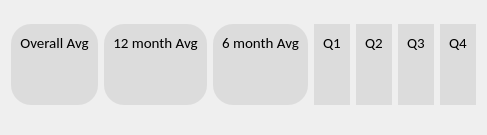
             <widget class="QWidget" name="tab_4">
              <attribute name="title">
               <string>Timeline Chart</string>
              </attribute>
              <layout class="QGridLayout" name="gridLayout_19">
               <item row="3" column="0" colspan="7">
                <widget class="QWidget" name="lineChart" native="true">
                 <property name="minimumSize">
                  <size>
                   <width>250</width>
                   <height>0</height>
                  </size>
                 </property>
                </widget>
               </item>
               <item row="1" column="2">
                <widget class="QWidget" name="widget_52" native="true">
                 <property name="minimumSize">
                  <size>
                   <width>0</width>
                   <height>0</height>
                  </size>
                 </property>
                 <property name="maximumSize">
                  <size>
                   <width>150000</width>
                   <height>100</height>
                  </size>
                 </property>
                 <property name="styleSheet">
                  <string notr="true">QWidget{
background-color:rgb(220,220,220);
 border-radius:20px
}</string>
                 </property>
                 <layout class="QVBoxLayout" name="verticalLayout_48">
                  <item>
                   <widget class="QLabel" name="label_47">
                    <property name="minimumSize">
                     <size>
                      <width>0</width>
                      <height>20</height>
                     </size>
                    </property>
                    <property name="maximumSize">
                     <size>
                      <width>16777215</width>
                      <height>40</height>
                     </size>
                    </property>
                    <property name="font">
                     <font>
                      <family>Calibri</family>
                      <pointsize>11</pointsize>
                      <weight>50</weight>
                      <bold>false</bold>
                     </font>
                    </property>
                    <property name="text">
                     <string>6 month Avg</string>
                    </property>
                    <property name="alignment">
                     <set>Qt::AlignCenter</set>
                    </property>
                    <property name="wordWrap">
                     <bool>true</bool>
                    </property>
                   </widget>
                  </item>
                  <item>
                   <widget class="QLabel" name="average_6month">
                    <property name="maximumSize">
                     <size>
                      <width>16777215</width>
                      <height>50</height>
                     </size>
                    </property>
                    <property name="font">
                     <font>
                      <family>Poppins</family>
                      <pointsize>20</pointsize>
                      <weight>75</weight>
                      <bold>true</bold>
                     </font>
                    </property>
                    <property name="styleSheet">
                     <string notr="true">color:black;</string>
                    </property>
                    <property name="text">
                     <string/>
                    </property>
                    <property name="alignment">
                     <set>Qt::AlignCenter</set>
                    </property>
                    <property name="margin">
                     <number>11</number>
                    </property>
                   </widget>
                  </item>
                 </layout>
                </widget>
               </item>
               <item row="1" column="1">
                <widget class="QWidget" name="widget_51" native="true">
                 <property name="minimumSize">
                  <size>
                   <width>0</width>
                   <height>0</height>
                  </size>
                 </property>
                 <property name="maximumSize">
                  <size>
                   <width>150000</width>
                   <height>100</height>
                  </size>
                 </property>
                 <property name="styleSheet">
                  <string notr="true">QWidget{
background-color:rgb(220,220,220);
 border-radius:20px
}</string>
                 </property>
                 <layout class="QVBoxLayout" name="verticalLayout_46">
                  <item>
                   <widget class="QLabel" name="label_46">
                    <property name="minimumSize">
                     <size>
                      <width>0</width>
                      <height>20</height>
                     </size>
                    </property>
                    <property name="maximumSize">
                     <size>
                      <width>16777215</width>
                      <height>40</height>
                     </size>
                    </property>
                    <property name="font">
                     <font>
                      <family>Calibri</family>
                      <pointsize>11</pointsize>
                      <weight>50</weight>
                      <bold>false</bold>
                     </font>
                    </property>
                    <property name="text">
                     <string>12 month Avg</string>
                    </property>
                    <property name="alignment">
                     <set>Qt::AlignCenter</set>
                    </property>
                    <property name="wordWrap">
                     <bool>true</bool>
                    </property>
                   </widget>
                  </item>
                  <item>
                   <widget class="QLabel" name="average_12month">
                    <property name="maximumSize">
                     <size>
                      <width>16777215</width>
                      <height>50</height>
                     </size>
                    </property>
                    <property name="font">
                     <font>
                      <family>Poppins</family>
                      <pointsize>20</pointsize>
                      <weight>75</weight>
                      <bold>true</bold>
                     </font>
                    </property>
                    <property name="styleSheet">
                     <string notr="true">color:black;</string>
                    </property>
                    <property name="text">
                     <string/>
                    </property>
                    <property name="alignment">
                     <set>Qt::AlignCenter</set>
                    </property>
                    <property name="margin">
                     <number>11</number>
                    </property>
                   </widget>
                  </item>
                 </layout>
                </widget>
               </item>
               <item row="1" column="0">
                <widget class="QFrame" name="frame_4">
                 <property name="maximumSize">
                  <size>
                   <width>150000</width>
                   <height>100</height>
                  </size>
                 </property>
                 <property name="styleSheet">
                  <string notr="true">QWidget{
background-color:rgb(220,220,220);
 border-radius:20px
}</string>
                 </property>
                 <property name="frameShape">
                  <enum>QFrame::StyledPanel</enum>
                 </property>
                 <property name="frameShadow">
                  <enum>QFrame::Raised</enum>
                 </property>
                 <layout class="QVBoxLayout" name="verticalLayout_43">
                  <item>
                   <widget class="QLabel" name="label_38">
                    <property name="minimumSize">
                     <size>
                      <width>0</width>
                      <height>20</height>
                     </size>
                    </property>
                    <property name="maximumSize">
                     <size>
                      <width>16777215</width>
                      <height>40</height>
                     </size>
                    </property>
                    <property name="font">
                     <font>
                      <family>Calibri</family>
                      <pointsize>11</pointsize>
                      <weight>50</weight>
                      <bold>false</bold>
                     </font>
                    </property>
                    <property name="text">
                     <string>Overall Avg</string>
                    </property>
                    <property name="alignment">
                     <set>Qt::AlignCenter</set>
                    </property>
                    <property name="wordWrap">
                     <bool>true</bool>
                    </property>
                   </widget>
                  </item>
                  <item>
                   <widget class="QLabel" name="overhall_average">
                    <property name="maximumSize">
                     <size>
                      <width>16777215</width>
                      <height>50</height>
                     </size>
                    </property>
                    <property name="font">
                     <font>
                      <family>Poppins</family>
                      <pointsize>20</pointsize>
                      <weight>75</weight>
                      <bold>true</bold>
                     </font>
                    </property>
                    <property name="styleSheet">
                     <string notr="true">color:black;</string>
                    </property>
                    <property name="text">
                     <string/>
                    </property>
                    <property name="alignment">
                     <set>Qt::AlignCenter</set>
                    </property>
                    <property name="margin">
                     <number>11</number>
                    </property>
                    <property name="indent">
                     <number>-1</number>
                    </property>
                   </widget>
                  </item>
                 </layout>
                </widget>
               </item>
               <item row="1" column="6">
                <widget class="QWidget" name="widget_74" native="true">
                 <property name="maximumSize">
                  <size>
                   <width>150000</width>
                   <height>100</height>
                  </size>
                 </property>
                 <property name="styleSheet">
                  <string notr="true">QWidget{
background-color:rgb(220,220,220);
 border-radius:20px
}</string>
                 </property>
                 <layout class="QVBoxLayout" name="verticalLayout_52">
                  <item>
                   <widget class="QLabel" name="label_90">
                    <property name="minimumSize">
                     <size>
                      <width>0</width>
                      <height>20</height>
                     </size>
                    </property>
                    <property name="maximumSize">
                     <size>
                      <width>16777215</width>
                      <height>40</height>
                     </size>
                    </property>
                    <property name="font">
                     <font>
                      <family>Calibri</family>
                      <pointsize>11</pointsize>
                      <weight>50</weight>
                      <bold>false</bold>
                     </font>
                    </property>
                    <property name="text">
                     <string>Q4</string>
                    </property>
                    <property name="alignment">
                     <set>Qt::AlignCenter</set>
                    </property>
                    <property name="wordWrap">
                     <bool>true</bool>
                    </property>
                   </widget>
                  </item>
                  <item>
                   <widget class="QLabel" name="average_q4">
                    <property name="maximumSize">
                     <size>
                      <width>16777215</width>
                      <height>50</height>
                     </size>
                    </property>
                    <property name="font">
                     <font>
                      <family>Poppins</family>
                      <pointsize>20</pointsize>
                      <weight>75</weight>
                      <bold>true</bold>
                     </font>
                    </property>
                    <property name="styleSheet">
                     <string notr="true">color:black;</string>
                    </property>
                    <property name="text">
                     <string/>
                    </property>
                    <property name="alignment">
                     <set>Qt::AlignCenter</set>
                    </property>
                    <property name="margin">
                     <number>11</number>
                    </property>
                   </widget>
                  </item>
                 </layout>
                </widget>
               </item>
               <item row="1" column="4">
                <widget class="QWidget" name="widget_73" native="true">
                 <property name="maximumSize">
                  <size>
                   <width>150000</width>
                   <height>100</height>
                  </size>
                 </property>
                 <property name="styleSheet">
                  <string notr="true">QWidget{
background-color:rgb(220,220,220);
 border-radius:20px
}</string>
                 </property>
                 <layout class="QVBoxLayout" name="verticalLayout_49">
                  <item>
                   <widget class="QLabel" name="label_88">
                    <property name="minimumSize">
                     <size>
                      <width>0</width>
                      <height>20</height>
                     </size>
                    </property>
                    <property name="maximumSize">
                     <size>
                      <width>16777215</width>
                      <height>40</height>
                     </size>
                    </property>
                    <property name="font">
                     <font>
                      <family>Calibri</family>
                      <pointsize>11</pointsize>
                      <weight>50</weight>
                      <bold>false</bold>
                     </font>
                    </property>
                    <property name="text">
                     <string>Q2</string>
                    </property>
                    <property name="alignment">
                     <set>Qt::AlignCenter</set>
                    </property>
                    <property name="wordWrap">
                     <bool>true</bool>
                    </property>
                   </widget>
                  </item>
                  <item>
                   <widget class="QLabel" name="average_q2">
                    <property name="maximumSize">
                     <size>
                      <width>16777215</width>
                      <height>50</height>
                     </size>
                    </property>
                    <property name="font">
                     <font>
                      <family>Poppins</family>
                      <pointsize>20</pointsize>
                      <weight>75</weight>
                      <bold>true</bold>
                     </font>
                    </property>
                    <property name="styleSheet">
                     <string notr="true">color:black;</string>
                    </property>
                    <property name="text">
                     <string/>
                    </property>
                    <property name="alignment">
                     <set>Qt::AlignCenter</set>
                    </property>
                    <property name="margin">
                     <number>11</number>
                    </property>
                   </widget>
                  </item>
                 </layout>
                </widget>
               </item>
               <item row="1" column="5">
                <widget class="QWidget" name="widget_75" native="true">
                 <property name="maximumSize">
                  <size>
                   <width>150000</width>
                   <height>100</height>
                  </size>
                 </property>
                 <property name="styleSheet">
                  <string notr="true">QWidget{
background-color:rgb(220,220,220);
 border-radius:20px
}</string>
                 </property>
                 <layout class="QVBoxLayout" name="verticalLayout_51">
                  <item>
                   <widget class="QLabel" name="label_89">
                    <property name="minimumSize">
                     <size>
                      <width>0</width>
                      <height>20</height>
                     </size>
                    </property>
                    <property name="maximumSize">
                     <size>
                      <width>16777215</width>
                      <height>40</height>
                     </size>
                    </property>
                    <property name="font">
                     <font>
                      <family>Calibri</family>
                      <pointsize>11</pointsize>
                      <weight>50</weight>
                      <bold>false</bold>
                     </font>
                    </property>
                    <property name="text">
                     <string>Q3</string>
                    </property>
                    <property name="alignment">
                     <set>Qt::AlignCenter</set>
                    </property>
                    <property name="wordWrap">
                     <bool>true</bool>
                    </property>
                   </widget>
                  </item>
                  <item>
                   <widget class="QLabel" name="average_q3">
                    <property name="maximumSize">
                     <size>
                      <width>16777215</width>
                      <height>50</height>
                     </size>
                    </property>
                    <property name="font">
                     <font>
                      <family>Poppins</family>
                      <pointsize>20</pointsize>
                      <weight>75</weight>
                      <bold>true</bold>
                     </font>
                    </property>
                    <property name="styleSheet">
                     <string notr="true">color:black;</string>
                    </property>
                    <property name="text">
                     <string/>
                    </property>
                    <property name="alignment">
                     <set>Qt::AlignCenter</set>
                    </property>
                    <property name="margin">
                     <number>11</number>
                    </property>
                   </widget>
                  </item>
                 </layout>
                </widget>
               </item>
               <item row="1" column="3">
                <widget class="QWidget" name="widget_50" native="true">
                 <property name="maximumSize">
                  <size>
                   <width>150000</width>
                   <height>100</height>
                  </size>
                 </property>
                 <property name="styleSheet">
                  <string notr="true">QWidget{
background-color:rgb(220,220,220);
 border-radius:20px
}</string>
                 </property>
                 <layout class="QVBoxLayout" name="verticalLayout_47">
                  <item>
                   <widget class="QLabel" name="label_48">
                    <property name="minimumSize">
                     <size>
                      <width>0</width>
                      <height>20</height>
                     </size>
                    </property>
                    <property name="maximumSize">
                     <size>
                      <width>16777215</width>
                      <height>40</height>
                     </size>
                    </property>
                    <property name="font">
                     <font>
                      <family>Calibri</family>
                      <pointsize>11</pointsize>
                      <weight>50</weight>
                      <bold>false</bold>
                     </font>
                    </property>
                    <property name="text">
                     <string>Q1</string>
                    </property>
                    <property name="alignment">
                     <set>Qt::AlignCenter</set>
                    </property>
                    <property name="wordWrap">
                     <bool>true</bool>
                    </property>
                   </widget>
                  </item>
                  <item>
                   <widget class="QLabel" name="average_q1">
                    <property name="maximumSize">
                     <size>
                      <width>16777215</width>
                      <height>50</height>
                     </size>
                    </property>
                    <property name="font">
                     <font>
                      <family>Poppins</family>
                      <pointsize>20</pointsize>
                      <weight>75</weight>
                      <bold>true</bold>
                     </font>
                    </property>
                    <property name="styleSheet">
                     <string notr="true">color:black;</string>
                    </property>
                    <property name="text">
                     <string/>
                    </property>
                    <property name="alignment">
                     <set>Qt::AlignCenter</set>
                    </property>
                    <property name="margin">
                     <number>11</number>
                    </property>
                   </widget>
                  </item>
                 </layout>
                </widget>
               </item>
               <item row="2" column="0" colspan="7">
                <spacer name="verticalSpacer_5">
                 <property name="orientation">
                  <enum>Qt::Vertical</enum>
                 </property>
                 <property name="sizeType">
                  <enum>QSizePolicy::Fixed</enum>
                 </property>
                 <property name="sizeHint" stdset="0">
                  <size>
                   <width>20</width>
                   <height>13</height>
                  </size>
                 </property>
                </spacer>
               </item>
               <item row="0" column="0" colspan="7">
                <spacer name="verticalSpacer_2">
                 <property name="orientation">
                  <enum>Qt::Vertical</enum>
                 </property>
                 <property name="sizeType">
                  <enum>QSizePolicy::Maximum</enum>
                 </property>
                 <property name="sizeHint" stdset="0">
                  <size>
                   <width>20</width>
                   <height>13</height>
                  </size>
                 </property>
                </spacer>
               </item>
              </layout>
             </widget>
